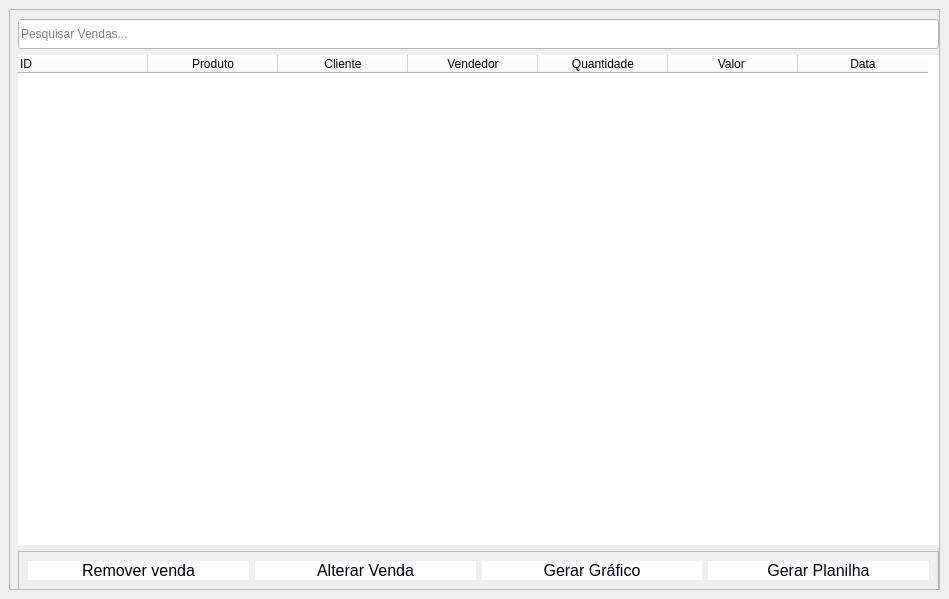
          <widget class="QWidget" name="Vendas">
           <attribute name="title">
            <string>Vendas</string>
           </attribute>
           <widget class="QFrame" name="frame_13">
            <property name="geometry">
             <rect>
              <x>9</x>
              <y>9</y>
              <width>931</width>
              <height>581</height>
             </rect>
            </property>
            <property name="frameShape">
             <enum>QFrame::StyledPanel</enum>
            </property>
            <property name="frameShadow">
             <enum>QFrame::Raised</enum>
            </property>
            <widget class="QFrame" name="frame_14">
             <property name="geometry">
              <rect>
               <x>-1</x>
               <y>0</y>
               <width>941</width>
               <height>591</height>
              </rect>
             </property>
             <property name="frameShape">
              <enum>QFrame::StyledPanel</enum>
             </property>
             <property name="frameShadow">
              <enum>QFrame::Raised</enum>
             </property>
             <layout class="QVBoxLayout" name="verticalLayout_22">
              <item>
               <widget class="QLineEdit" name="txt_pesq_venda">
                <property name="minimumSize">
                 <size>
                  <width>0</width>
                  <height>30</height>
                 </size>
                </property>
                <property name="styleSheet">
                 <string notr="true">color: rgb(0, 0, 0);
background-color: rgb(255, 255, 255);</string>
                </property>
                <property name="placeholderText">
                 <string>Pesquisar Vendas...</string>
                </property>
               </widget>
              </item>
              <item>
               <widget class="QTableWidget" name="table_venda">
                <property name="styleSheet">
                 <string notr="true">background-color: rgb(255, 255, 255);</string>
                </property>
                <property name="frameShape">
                 <enum>QFrame::NoFrame</enum>
                </property>
                <attribute name="horizontalHeaderDefaultSectionSize">
                 <number>130</number>
                </attribute>
                <column>
                 <property name="text">
                  <string>ID</string>
                 </property>
                 <property name="textAlignment">
                  <set>AlignLeading|AlignVCenter</set>
                 </property>
                </column>
                <column>
                 <property name="text">
                  <string>Produto</string>
                 </property>
                </column>
                <column>
                 <property name="text">
                  <string>Cliente</string>
                 </property>
                </column>
                <column>
                 <property name="text">
                  <string>Vendedor</string>
                 </property>
                </column>
                <column>
                 <property name="text">
                  <string>Quantidade</string>
                 </property>
                </column>
                <column>
                 <property name="text">
                  <string>Valor </string>
                 </property>
                </column>
                <column>
                 <property name="text">
                  <string>Data</string>
                 </property>
                </column>
               </widget>
              </item>
              <item>
               <widget class="QFrame" name="frame_15">
                <property name="frameShape">
                 <enum>QFrame::StyledPanel</enum>
                </property>
                <property name="frameShadow">
                 <enum>QFrame::Raised</enum>
                </property>
                <layout class="QHBoxLayout" name="horizontalLayout_34">
                 <item>
                  <widget class="QPushButton" name="btn_remover_venda">
                   <property name="cursor">
                    <cursorShape>PointingHandCursor</cursorShape>
                   </property>
                   <property name="styleSheet">
                    <string notr="true">QPushButton{
	color: rgb(0,0,10);
	background-color: #fff;
	border-radius: 10px;
	font-size: 16px;
}
QPushButton:hover{
	background-color: rgb(170,255,255);
	color:back;
}</string>
                   </property>
                   <property name="text">
                    <string>Remover venda</string>
                   </property>
                  </widget>
                 </item>
                 <item>
                  <widget class="QPushButton" name="btn_alterar_venda">
                   <property name="cursor">
                    <cursorShape>PointingHandCursor</cursorShape>
                   </property>
                   <property name="styleSheet">
                    <string notr="true">QPushButton{
	color: rgb(0,0,10);
	background-color: #fff;
	border-radius: 10px;
	font-size: 16px;
}
QPushButton:hover{
	background-color: rgb(170,255,255);
	color:back;
}</string>
                   </property>
                   <property name="text">
                    <string>Alterar Venda</string>
                   </property>
                  </widget>
                 </item>
                 <item>
                  <widget class="QPushButton" name="btn_gerargraf_venda">
                   <property name="cursor">
                    <cursorShape>PointingHandCursor</cursorShape>
                   </property>
                   <property name="styleSheet">
                    <string notr="true">QPushButton{
	color: rgb(0,0,10);
	background-color: #fff;
	border-radius: 10px;
	font-size: 16px;
}
QPushButton:hover{
	background-color: rgb(170,255,255);
	color:back;
}</string>
                   </property>
                   <property name="text">
                    <string>Gerar Gráfico</string>
                   </property>
                  </widget>
                 </item>
                 <item>
                  <widget class="QPushButton" name="btn_gerarexcel_venda">
                   <property name="cursor">
                    <cursorShape>PointingHandCursor</cursorShape>
                   </property>
                   <property name="styleSheet">
                    <string notr="true">QPushButton{
	color: rgb(0,0,10);
	background-color: #fff;
	border-radius: 10px;
	font-size: 16px;
}
QPushButton:hover{
	background-color: rgb(170,255,255);
	color:back;
}</string>
                   </property>
                   <property name="text">
                    <string>Gerar Planilha</string>
                   </property>
                  </widget>
                 </item>
                </layout>
               </widget>
              </item>
             </layout>
            </widget>
           </widget>
          </widget>
